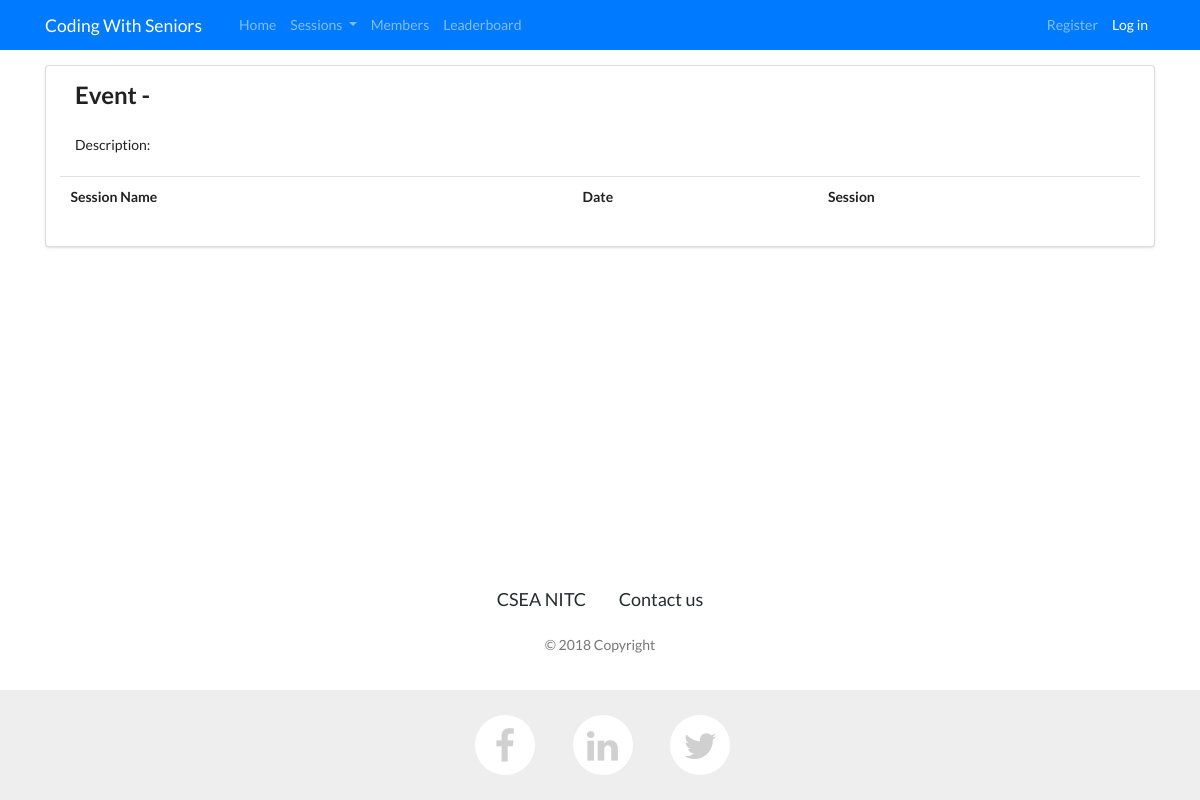
Page /events/CWS 2018 on the earlier database version.
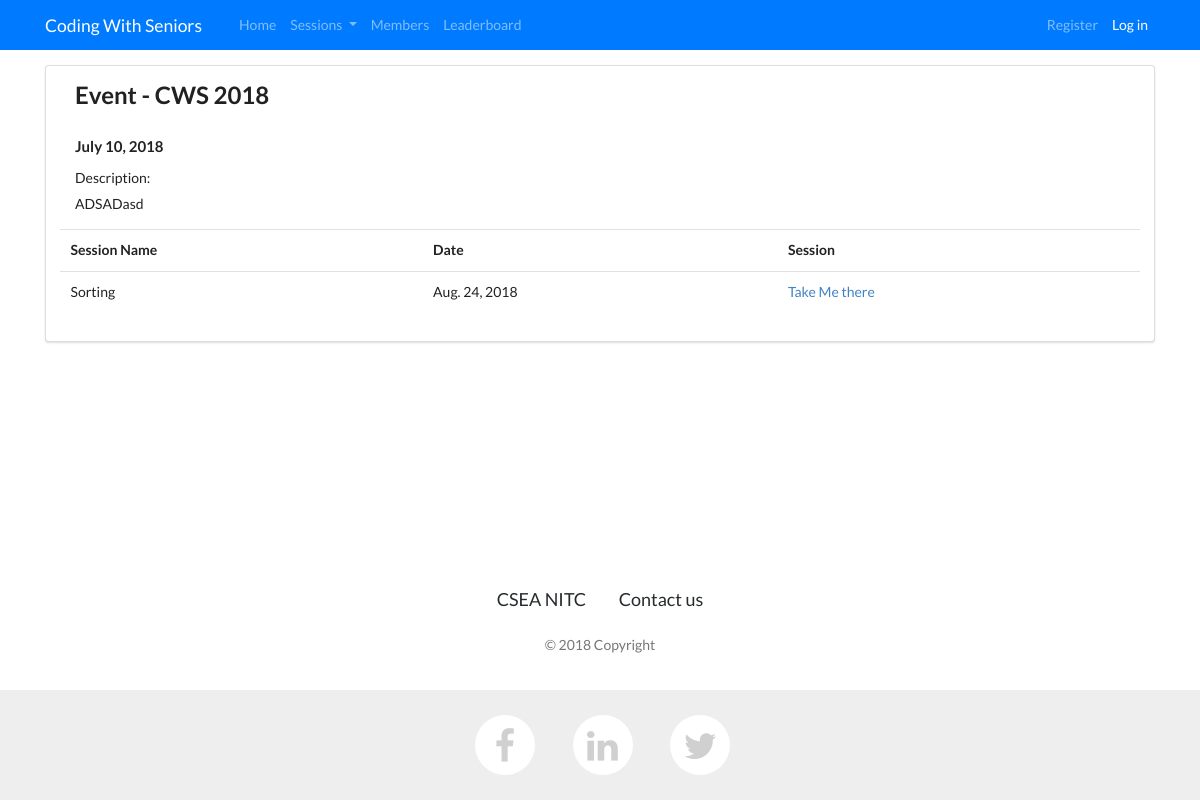
Same page on the later database version.
### events/models.py (models this page shows, shortened)
class Event(models.Model):
    name= models.CharField(max_length=255, blank=False, null=True,unique=True)
    date=models.DateField(blank=False, null=True)
    description=models.TextField( blank=False, null=True)

class Session(models.Model):
    event=models.ForeignKey(Event,on_delete=models.CASCADE)
    name=models.CharField(max_length=255, blank=False, null=True,unique=True)
    date=date=models.DateField(blank=False, null=True)
    description = models.TextField(blank=False, null=True)
    test_name=models.CharField(max_length=255,blank=True, null=True)
    test_url=models.URLField(blank=True, null=True)
    top_coder=models.CharField(max_length=255, blank=True, null=True)
    top_contributor=models.CharField(max_length=255, blank=True, null=True)
    top_improver=models.CharField(max_length=255, blank=True, null=True)
    rating_updated=models.BooleanField(default=False)

### events/views.py (the view)
# urls.py: path('<str:event_name>',views.view_event, name="view_event"),
def view_event(request: HttpRequest,event_name:str) -> HttpResponse:
    try:
        event=Event.objects.get(name=event_name)
        session_set=Session.objects.filter(event=event)
    except:
        messages.add_message(request, messages.ERROR, 'Error Contact Admin')
    return render(request,'events/event.html',locals())

### events/templates/events/event.html (shortened to what this page needs)
{% extends "layout.html" %}
{% load staticfiles %}
{% block css %}
    <link href="//cdnjs.cloudflare.com/ajax/libs/semantic-ui/2.2.10/semantic.min.css" rel="stylesheet" id="bootstrap-css">
{% endblock %}
{% block body %}
    <div class="ui segment">
    <div class="ui container">
    <div class="row" style="margin-bottom: 15px">
        <div class="col">
            <h2>Event - {{ event.name }}</h2>
            <h4>{{ event.date }}</h4>
            <h6>Description: </h6>
            <p>{{ event.description }}</p>
        </div>
    </div>
    <div class="row">
         <table class="table table-hover test">
        <tr>
            <th>Session Name</th>
            <th>Date</th>
            <th>Session</th>
        </tr>
        {% for item in session_set  %}
        <tr>
            <td>{{ item.name }}</td>
            <td>{{ item.date }}</td>
            <td><a href="/events/sessions/{{item.name }}">Take Me there</a></td>
        </tr>
        {% endfor %}
    </table>
    </div>
    </div>
    </div>
{% endblock %}

Differences in the rows shown:
added Event: name "CWS 2018", date "July 10, 2018", description "ADSADasd"
added Session: name "Sorting", date "Aug. 24, 2018"
